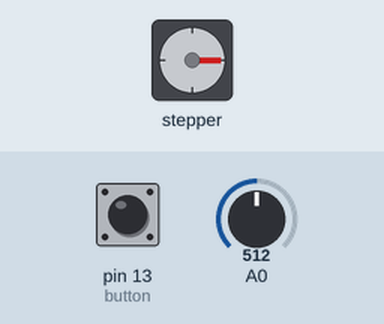
The sketch below on a simulated Arduino Mega 2560, built with avr-gcc and run on an emulated ATmega2560. Parts: stepper motor. The inputs (shaded band) are chosen by the test bench; at power-on: A0 = 512, pin 13 (button) LOW. Stepper angles assume 4 steps per turn.

Above: at 0.98 s.
1.3 s: A0 set to 0
At 1.38 s:
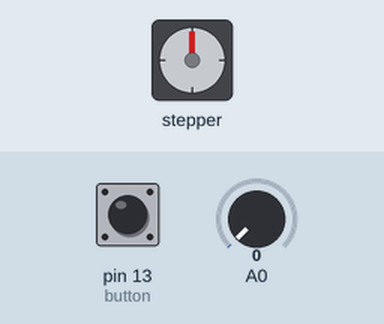
4.3 s: A0 set to 122
At 5.3 s:
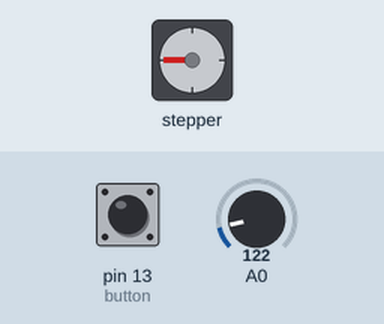
7.3 s: pin 13 (button) pulled HIGH for 3.2 s
At 9.1 s:
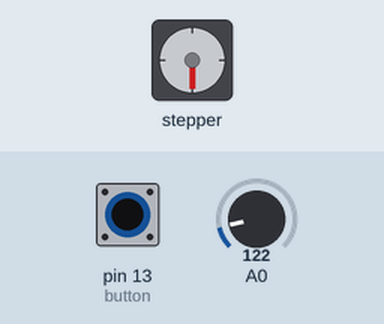
13.5 s: A0 set to 306
Timing chart, 0 to 17.5 s (numbered marks = the images above; inputs shaded):
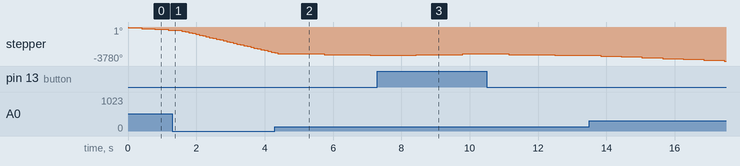

The sketch:

arduino.ino
```cpp
#include<Stepper.h>
const int spr = 4;
Stepper stepper (spr,8,9,10,11);
const int button = 13;
void setup(){
    stepper.setSpeed(20);
    pinMode(button,INPUT);
    pinMode(A0,INPUT);
}
void loop(){
    int speed = analogRead(A0)/10;
    stepper.setSpeed(speed);
    if(digitalRead(button)==1){
        stepper.step(1);
        delay(100);
    }
    else{
        stepper.step(-1);
        delay(100);
    }
}
```

blinking_led.c
```cpp
#define F_CPU 16000000UL
#include <avr/io.h>
#include<util/delay.h>
int main(void)
{
    DDRC = 0xFF;
    while(1)
    {
        PORTC = 0XFF;
        _delay_ms(100);
        PORTC = 0x00;
        _delay_ms(100);
    }
}


// required ATMEGA16 AVR Microcontroller board and LED
```

stepper_motor_direction_avr.c
```cpp
#define F_CPU 16000000UL
#include <avr/io.h>
#include <util/delay.h>

int main(void)
{
	unsigned int x=100;
	DDRA &= ~(1<<1);
	PORTA = 0x02;
	PORTC = 0xFF;
	while (1)
	{
		if ((PINA&(1<<1))==0)
		{
			PORTC=0x66;
			_delay_ms(x);
			PORTC = 0xCC;
			_delay_ms(x);
			PORTC = 0x99;
			_delay_ms(x);
			PORTC = 0x33;
			_delay_ms(x);
		}
		else{
			PORTC = 0x66;
			_delay_ms(x);
			PORTC = 0x33;
			_delay_ms(x);
			PORTC = 0x99;
			_delay_ms(x);
			PORTC = 0xCC;
			_delay_ms(x);
		}
	}
	return 0;
}
```
